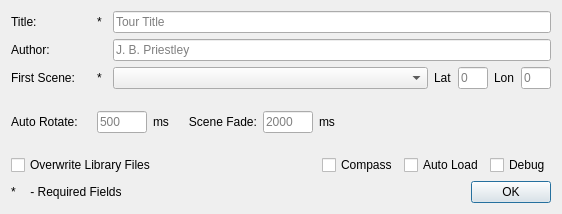
<?xml version="1.0" encoding="UTF-8"?>
<ui version="4.0">
 <class>TourPropertiesDialog</class>
 <widget class="QDialog" name="TourPropertiesDialog">
  <property name="windowModality">
   <enum>Qt::ApplicationModal</enum>
  </property>
  <property name="geometry">
   <rect>
    <x>0</x>
    <y>0</y>
    <width>562</width>
    <height>214</height>
   </rect>
  </property>
  <property name="windowTitle">
   <string>Tour Properties</string>
  </property>
  <property name="windowIcon">
   <iconset resource="../../appicons.qrc">
    <normaloff>:/appicons/PanoManagerIcon128.png</normaloff>:/appicons/PanoManagerIcon128.png</iconset>
  </property>
  <layout class="QVBoxLayout" name="verticalLayout">
   <item>
    <layout class="QHBoxLayout" name="horizontalLayout">
     <item>
      <widget class="QLabel" name="label">
       <property name="minimumSize">
        <size>
         <width>80</width>
         <height>0</height>
        </size>
       </property>
       <property name="maximumSize">
        <size>
         <width>80</width>
         <height>16777215</height>
        </size>
       </property>
       <property name="text">
        <string>Title:</string>
       </property>
      </widget>
     </item>
     <item>
      <widget class="QLabel" name="label_9">
       <property name="minimumSize">
        <size>
         <width>10</width>
         <height>0</height>
        </size>
       </property>
       <property name="text">
        <string>*</string>
       </property>
      </widget>
     </item>
     <item>
      <widget class="QLineEdit" name="title_LineEdit">
       <property name="placeholderText">
        <string>Tour Title</string>
       </property>
      </widget>
     </item>
    </layout>
   </item>
   <item>
    <layout class="QHBoxLayout" name="horizontalLayout_2">
     <item>
      <widget class="QLabel" name="label_2">
       <property name="minimumSize">
        <size>
         <width>96</width>
         <height>0</height>
        </size>
       </property>
       <property name="maximumSize">
        <size>
         <width>200</width>
         <height>16777215</height>
        </size>
       </property>
       <property name="text">
        <string>Author:</string>
       </property>
      </widget>
     </item>
     <item>
      <widget class="QLineEdit" name="author_lineEdit">
       <property name="toolTip">
        <string>Author of tour</string>
       </property>
       <property name="placeholderText">
        <string>J. B. Priestley</string>
       </property>
      </widget>
     </item>
    </layout>
   </item>
   <item>
    <layout class="QHBoxLayout" name="horizontalLayout_3">
     <item>
      <widget class="QLabel" name="label_3">
       <property name="minimumSize">
        <size>
         <width>80</width>
         <height>0</height>
        </size>
       </property>
       <property name="maximumSize">
        <size>
         <width>80</width>
         <height>16777215</height>
        </size>
       </property>
       <property name="text">
        <string>First Scene:</string>
       </property>
      </widget>
     </item>
     <item>
      <widget class="QLabel" name="label_10">
       <property name="minimumSize">
        <size>
         <width>10</width>
         <height>0</height>
        </size>
       </property>
       <property name="text">
        <string>*</string>
       </property>
      </widget>
     </item>
     <item>
      <widget class="QComboBox" name="firstScene_comboBox">
       <property name="sizePolicy">
        <sizepolicy hsizetype="Expanding" vsizetype="Fixed">
         <horstretch>0</horstretch>
         <verstretch>0</verstretch>
        </sizepolicy>
       </property>
      </widget>
     </item>
     <item>
      <widget class="QLabel" name="label_4">
       <property name="text">
        <string>Lat</string>
       </property>
      </widget>
     </item>
     <item>
      <widget class="QLineEdit" name="firstSceneLat_lineEdit">
       <property name="minimumSize">
        <size>
         <width>30</width>
         <height>0</height>
        </size>
       </property>
       <property name="maximumSize">
        <size>
         <width>30</width>
         <height>16777215</height>
        </size>
       </property>
       <property name="toolTip">
        <string>Latitiude of first scene view</string>
       </property>
       <property name="placeholderText">
        <string>0</string>
       </property>
      </widget>
     </item>
     <item>
      <widget class="QLabel" name="label_6">
       <property name="text">
        <string>Lon</string>
       </property>
      </widget>
     </item>
     <item>
      <widget class="QLineEdit" name="firstSceneLon_lineEdit">
       <property name="minimumSize">
        <size>
         <width>30</width>
         <height>0</height>
        </size>
       </property>
       <property name="maximumSize">
        <size>
         <width>30</width>
         <height>16777215</height>
        </size>
       </property>
       <property name="toolTip">
        <string>Longitude of first scene view</string>
       </property>
       <property name="placeholderText">
        <string>0</string>
       </property>
      </widget>
     </item>
    </layout>
   </item>
   <item>
    <layout class="QHBoxLayout" name="horizontalLayout_5">
     <item>
      <widget class="QLabel" name="label_7">
       <property name="minimumSize">
        <size>
         <width>80</width>
         <height>0</height>
        </size>
       </property>
       <property name="maximumSize">
        <size>
         <width>80</width>
         <height>16777215</height>
        </size>
       </property>
       <property name="text">
        <string>Auto Rotate:</string>
       </property>
      </widget>
     </item>
     <item>
      <widget class="QLineEdit" name="autoRotate_lineEdit">
       <property name="minimumSize">
        <size>
         <width>50</width>
         <height>0</height>
        </size>
       </property>
       <property name="maximumSize">
        <size>
         <width>50</width>
         <height>16777215</height>
        </size>
       </property>
       <property name="acceptDrops">
        <bool>true</bool>
       </property>
       <property name="toolTip">
        <string>Time in ms before scene automatically rotates</string>
       </property>
       <property name="placeholderText">
        <string>500</string>
       </property>
      </widget>
     </item>
     <item>
      <widget class="QLabel" name="label_5">
       <property name="text">
        <string>ms      Scene Fade:</string>
       </property>
      </widget>
     </item>
     <item>
      <widget class="QLineEdit" name="sceneFade_lineEdit">
       <property name="minimumSize">
        <size>
         <width>50</width>
         <height>0</height>
        </size>
       </property>
       <property name="maximumSize">
        <size>
         <width>50</width>
         <height>16777215</height>
        </size>
       </property>
       <property name="toolTip">
        <string>Time in ms for screen fade between scenes</string>
       </property>
       <property name="placeholderText">
        <string>2000</string>
       </property>
      </widget>
     </item>
     <item>
      <widget class="QLabel" name="label_8">
       <property name="text">
        <string>ms</string>
       </property>
      </widget>
     </item>
     <item>
      <spacer name="horizontalSpacer">
       <property name="orientation">
        <enum>Qt::Horizontal</enum>
       </property>
       <property name="sizeHint" stdset="0">
        <size>
         <width>40</width>
         <height>20</height>
        </size>
       </property>
      </spacer>
     </item>
    </layout>
   </item>
   <item>
    <layout class="QHBoxLayout" name="horizontalLayout_6">
     <item>
      <widget class="QCheckBox" name="overwriteLibrary_checkBox">
       <property name="toolTip">
        <string>Check to overwrite sample library files (e.g. panellum.js) with internal sample versions.  Note that this option is not saved.</string>
       </property>
       <property name="text">
        <string>Overwrite Library Files</string>
       </property>
      </widget>
     </item>
     <item>
      <spacer name="horizontalSpacer_2">
       <property name="orientation">
        <enum>Qt::Horizontal</enum>
       </property>
       <property name="sizeHint" stdset="0">
        <size>
         <width>40</width>
         <height>20</height>
        </size>
       </property>
      </spacer>
     </item>
     <item>
      <widget class="QCheckBox" name="compass_checkBox">
       <property name="text">
        <string>Compass</string>
       </property>
      </widget>
     </item>
     <item>
      <widget class="QCheckBox" name="autoLoad_checkBox">
       <property name="text">
        <string>Auto Load</string>
       </property>
      </widget>
     </item>
     <item>
      <widget class="QCheckBox" name="debug_checkBox">
       <property name="text">
        <string>Debug</string>
       </property>
      </widget>
     </item>
    </layout>
   </item>
   <item>
    <layout class="QHBoxLayout" name="horizontalLayout_4">
     <property name="topMargin">
      <number>0</number>
     </property>
     <item>
      <widget class="QLabel" name="label_12">
       <property name="maximumSize">
        <size>
         <width>10</width>
         <height>16777215</height>
        </size>
       </property>
       <property name="palette">
        <palette>
         <active>
          <colorrole role="Text">
           <brush brushstyle="SolidPattern">
            <color alpha="255">
             <red>239</red>
             <green>41</green>
             <blue>41</blue>
            </color>
           </brush>
          </colorrole>
         </active>
         <inactive>
          <colorrole role="Text">
           <brush brushstyle="SolidPattern">
            <color alpha="255">
             <red>239</red>
             <green>41</green>
             <blue>41</blue>
            </color>
           </brush>
          </colorrole>
         </inactive>
         <disabled>
          <colorrole role="Text">
           <brush brushstyle="SolidPattern">
            <color alpha="255">
             <red>190</red>
             <green>190</green>
             <blue>190</blue>
            </color>
           </brush>
          </colorrole>
         </disabled>
        </palette>
       </property>
       <property name="text">
        <string>*</string>
       </property>
      </widget>
     </item>
     <item>
      <widget class="QLabel" name="label_11">
       <property name="text">
        <string> - Required Fields</string>
       </property>
      </widget>
     </item>
     <item>
      <widget class="QDialogButtonBox" name="buttonBox">
       <property name="maximumSize">
        <size>
         <width>100</width>
         <height>16777215</height>
        </size>
       </property>
       <property name="orientation">
        <enum>Qt::Horizontal</enum>
       </property>
       <property name="standardButtons">
        <set>QDialogButtonBox::Ok</set>
       </property>
      </widget>
     </item>
    </layout>
   </item>
  </layout>
 </widget>
 <resources>
  <include location="../../appicons.qrc"/>
 </resources>
 <connections>
  <connection>
   <sender>buttonBox</sender>
   <signal>accepted()</signal>
   <receiver>TourPropertiesDialog</receiver>
   <slot>accept()</slot>
   <hints>
    <hint type="sourcelabel">
     <x>248</x>
     <y>254</y>
    </hint>
    <hint type="destinationlabel">
     <x>157</x>
     <y>274</y>
    </hint>
   </hints>
  </connection>
  <connection>
   <sender>buttonBox</sender>
   <signal>rejected()</signal>
   <receiver>TourPropertiesDialog</receiver>
   <slot>reject()</slot>
   <hints>
    <hint type="sourcelabel">
     <x>316</x>
     <y>260</y>
    </hint>
    <hint type="destinationlabel">
     <x>286</x>
     <y>274</y>
    </hint>
   </hints>
  </connection>
 </connections>
</ui>
